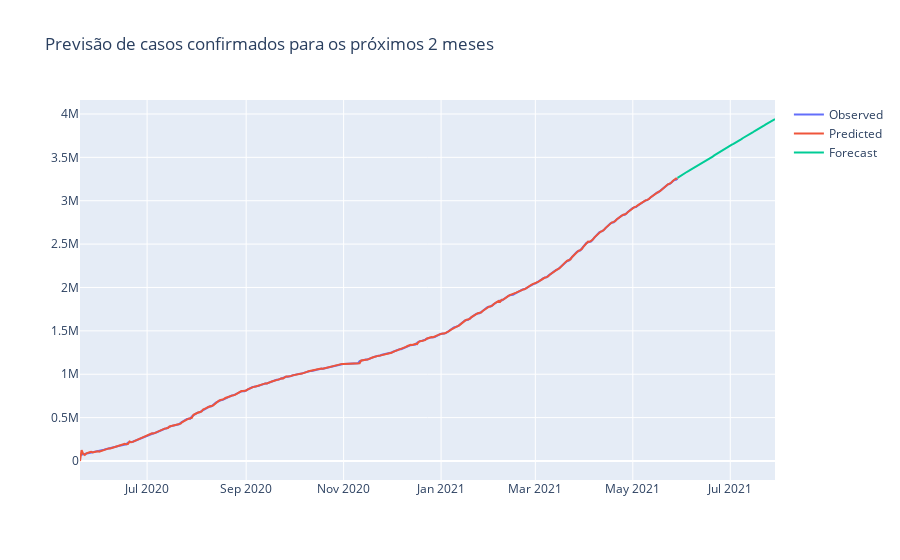

Notebook code cell kept with this figure:
### Code cell
modelo = auto_arima(confirmados)
fig = go.Figure(go.Scatter(
    x=confirmados.index, y=confirmados, name="Observed"
))
fig.add_trace(go.Scatter(
    x=confirmados.index, y=modelo.predict_in_sample(), name="Predicted"
))  
fig.add_trace(go.Scatter(
    x=pd.date_range('2021-05-29','2021-07-31'),y=modelo.predict(62),name='Forecast'
))
fig.update_layout(title='Previsão de casos confirmados para os próximos 2 meses')
fig.show()
